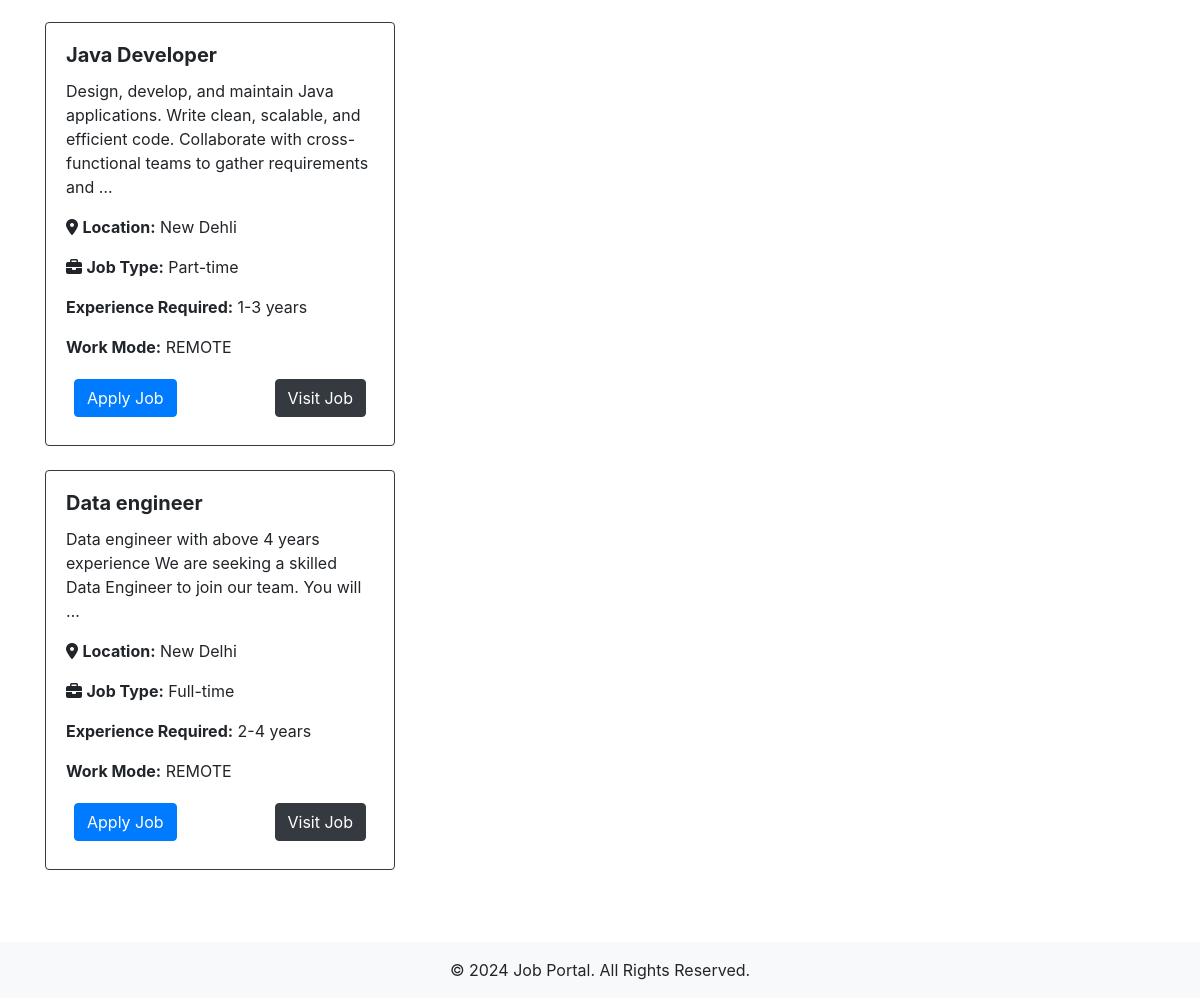
Before: / (lower part) with the older database file.
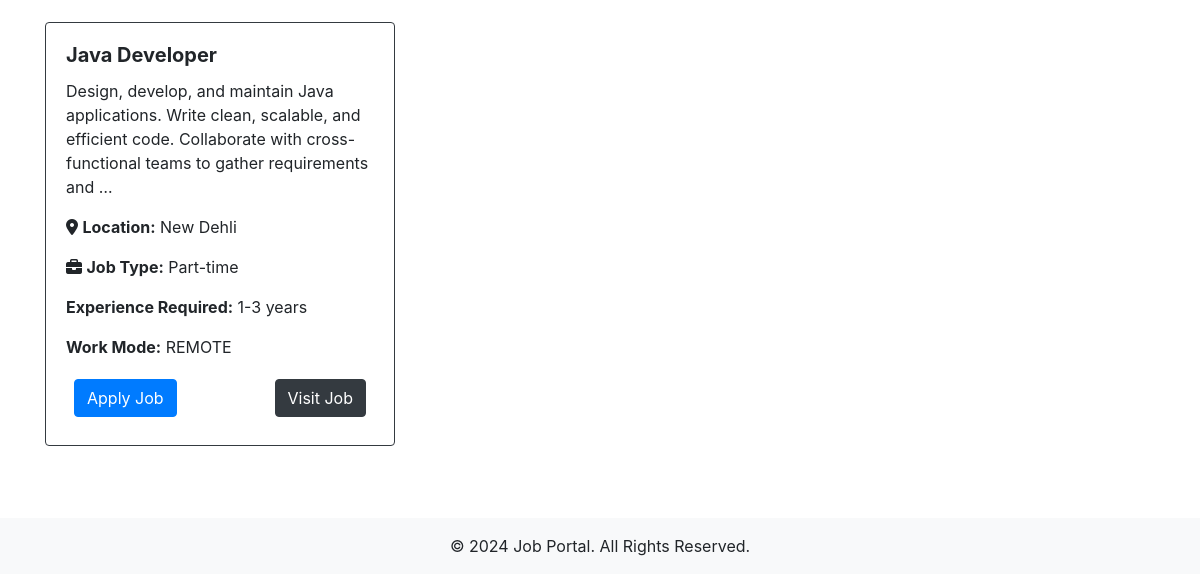
After: the same page with the newer database file.
### JobApp/models.py (models this page shows, shortened)
class Job(models.Model):
    recruiter = models.ForeignKey(
        CustomUser,
        on_delete=models.CASCADE,
        limit_choices_to={'user_type': 'recruiter'}
    )
    title = models.CharField(max_length=255)
    description = models.TextField()
    location = models.CharField(max_length=255)
    job_type = models.CharField(
        max_length=50,
        choices=[
            ('full-time', 'Full-time'),
            ('part-time', 'Part-time'),
            ('internship', 'Internship')
        ]
    )
    salary = models.DecimalField(
        max_digits=10,
        decimal_places=2,
        null=True,
        blank=True
    )
    requirements = models.TextField(help_text="List of job requirements")
    experience_required = models.CharField(
        max_length=100,
        help_text="Required experience level"
    )
    specifications = models.TextField(
        null=True,
        blank=True,
        help_text="Any other specific requirements"
    )
    education=models.CharField(_("Education"), max_length=50,choices=education, default='masters')
    language=models.CharField(_("Languages"), max_length=50,choices=language,default='eng')
    schedule=models.CharField(_("Shift and schedule"), max_length=50,choices=shift,default='morning')
    work_mode = models.CharField(
        max_length=10,
        choices=WORK_MODE_CHOICES,
        default='Onsite',  # Default to 'Onsite'
    )
    created_at = models.DateTimeField(auto_now_add=True, null=True)
    updated_at = models.DateTimeField(auto_now=True, null=True)
    is_published = models.BooleanField(default=False)
    is_closed = models.BooleanField(default=False)
    Vacancy = models.CharField(max_length=10, null=True)
    passedout = models.CharField(max_length=30 ,default='2023-2024')
    timestamp = models.DateTimeField(auto_now=True)
    end_date = models.DateField(max_length=20, null=True,default='None')
    gender = models.CharField(max_length=30,choices=gender_chioce ,blank=True)

### JobApp/views.py (the view)
# urls.py: path('', job_view, name='job_view'),
def job_view(request):
    jobs=Job.objects.all()
    return render(request, 'JobApp/jobPage.html', {'jobs':jobs})

### templates/JobApp/jobPage.html (shortened to what this page needs)
{% extends "base.html" %}
{% load static %}
{% block content %}
<link rel="stylesheet" href="https://cdnjs.cloudflare.com/ajax/libs/font-awesome/6.6.0/css/all.min.css" />
{% if jobs %}
<div class="container my-5">
    <div class="row">
        <div class="col-md-4">
            {% for job in jobs %}
            <div class="card shadow-sm mb-4 border border-dark rounded job-item" data-job-id="{{ job.id }}" onclick="showJobDetails({{ job.id }})">
                <article class="card-body">
                    <h5 class="card-title"><b>{{ job.title }}</b></h5>
                    <p class="card-text">{{ job.description|truncatewords:20 }}</p>
                    <p><i class="fa-sharp fa-solid fa-location-dot"></i> <strong>Location:</strong> {{ job.location }}</p>
                    <p><i class="fa-solid fa-briefcase"></i> <strong>Job Type:</strong> {{ job.get_job_type_display }}</p>
                    <p> <strong>Experience Required:</strong> {{ job.experience_required }}</p>
                    <p> <strong>Work Mode:</strong> {{ job.work_mode }}</p>
                    <div class="row p-1 m-1 d-flex justify-content-between">
                        <a href="{% url 'JobApp:single_job_view' job.id %}" class="btn btn-primary">Apply Job</a>
                        <a href="" class="btn btn-dark">Visit Job</a>
                    </div>
                </article>
            </div>
            {% endfor %}
        </div>
    </div>
</div>
{% endif %}
<footer class="bg-light py-3">
    <div class="container">
        <p class="text-center mb-0">&copy; 2024 Job Portal. All Rights Reserved.</p>
    </div>
</footer>
{% endblock %}

Changed rows visible on the page:
removed Job: title "Data engineer", description "Data engineer with above 4 years experience We are seeking a skilled Data Engineer to join our team. You will …", location "New Delhi", job_type "Full-time", experience_required "2-4 years", work_mode "REMOTE"
